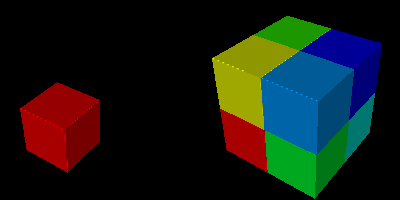

Here is the Python script that generated this plot:
#!/usr/bin/env python

# Extract 3D label boundaries using vtkSurfaceNets3D on two small labeled
# volumes: a single voxel and eight adjacent labeled voxels, displayed
# in two viewports.

# Factory overrides
import vtkmodules.vtkInteractionStyle  # noqa: F401
import vtkmodules.vtkRenderingOpenGL2  # noqa: F401

from vtkmodules.vtkCommonDataModel import vtkImageData
from vtkmodules.vtkFiltersCore import vtkSurfaceNets3D
from vtkmodules.vtkRenderingCore import (
    vtkActor,
    vtkPolyDataMapper,
    vtkRenderWindow,
    vtkRenderWindowInteractor,
    vtkRenderer,
)

VTK_SHORT = 4

# --- First volume: single labeled voxel ---
x_dim_1 = 3
y_dim_1 = 4
z_dim_1 = 5
slice_size_1 = x_dim_1 * y_dim_1

image_1 = vtkImageData()
image_1.SetDimensions(x_dim_1, y_dim_1, z_dim_1)
image_1.AllocateScalars(VTK_SHORT, 1)

scalars_1 = image_1.GetPointData().GetScalars()
scalars_1.Fill(0)

# Region 1: single labeled point
scalars_1.SetTuple1(1 + 1 * x_dim_1 + 1 * slice_size_1, 1)

# Surface nets on single voxel (no smoothing)
surface_nets_1 = vtkSurfaceNets3D()
surface_nets_1.SetInputData(image_1)
surface_nets_1.SetValue(0, 1)
surface_nets_1.GetSmoother().SetNumberOfIterations(0)
surface_nets_1.GetSmoother().SetRelaxationFactor(0.2)
surface_nets_1.GetSmoother().SetConstraintDistance(0.25)
surface_nets_1.Update()

mapper_1 = vtkPolyDataMapper()
mapper_1.SetInputConnection(surface_nets_1.GetOutputPort())
mapper_1.SetScalarModeToUseCellData()
mapper_1.SelectColorArray("BoundaryLabels")
mapper_1.SetScalarRange(1, 8)

actor_1 = vtkActor()
actor_1.SetMapper(mapper_1)
actor_1.GetProperty().SetInterpolationToFlat()

# --- Second volume: eight labeled voxels ---
x_dim_2 = 4
y_dim_2 = 5
z_dim_2 = 6
slice_size_2 = x_dim_2 * y_dim_2

image_2 = vtkImageData()
image_2.SetDimensions(x_dim_2, y_dim_2, z_dim_2)
image_2.AllocateScalars(VTK_SHORT, 1)

scalars_2 = image_2.GetPointData().GetScalars()
scalars_2.Fill(0)

# Eight adjacent regions
scalars_2.SetTuple1(1 + 1 * x_dim_2 + 1 * slice_size_2, 1)
scalars_2.SetTuple1(2 + 1 * x_dim_2 + 1 * slice_size_2, 2)
scalars_2.SetTuple1(1 + 2 * x_dim_2 + 1 * slice_size_2, 3)
scalars_2.SetTuple1(2 + 2 * x_dim_2 + 1 * slice_size_2, 4)
scalars_2.SetTuple1(1 + 1 * x_dim_2 + 2 * slice_size_2, 5)
scalars_2.SetTuple1(2 + 1 * x_dim_2 + 2 * slice_size_2, 6)
scalars_2.SetTuple1(1 + 2 * x_dim_2 + 2 * slice_size_2, 7)
scalars_2.SetTuple1(2 + 2 * x_dim_2 + 2 * slice_size_2, 8)

# Surface nets on eight voxels (no smoothing)
surface_nets_2 = vtkSurfaceNets3D()
surface_nets_2.SetInputData(image_2)
for i in range(8):
    surface_nets_2.SetValue(i, i + 1)
surface_nets_2.GetSmoother().SetNumberOfIterations(0)
surface_nets_2.GetSmoother().SetRelaxationFactor(0.2)
surface_nets_2.GetSmoother().SetConstraintDistance(0.25)
surface_nets_2.Update()

mapper_2 = vtkPolyDataMapper()
mapper_2.SetInputConnection(surface_nets_2.GetOutputPort())
mapper_2.SetScalarModeToUseCellData()
mapper_2.SelectColorArray("BoundaryLabels")
mapper_2.SetScalarRange(1, 8)

actor_2 = vtkActor()
actor_2.SetMapper(mapper_2)
actor_2.GetProperty().SetInterpolationToFlat()

# Two viewports
renderer_0 = vtkRenderer()
renderer_0.SetBackground(0, 0, 0)
renderer_0.SetViewport(0, 0, 0.5, 1)
renderer_0.AddActor(actor_1)

renderer_1 = vtkRenderer()
renderer_1.SetBackground(0, 0, 0)
renderer_1.SetViewport(0.5, 0, 1, 1)
renderer_1.AddActor(actor_2)

# Window
render_window = vtkRenderWindow()
render_window.AddRenderer(renderer_0)
render_window.AddRenderer(renderer_1)
render_window.SetSize(400, 200)
render_window.SetWindowName("surface nets3d test")

# Scene
camera = renderer_1.GetActiveCamera()
camera.SetPosition(-1, 0.9, 0.7)
camera.SetFocalPoint(0, 0, 0)
renderer_1.ResetCamera()
renderer_0.SetActiveCamera(camera)

# Interactor
interactor = vtkRenderWindowInteractor()
interactor.SetRenderWindow(render_window)

interactor.Initialize()
interactor.Start()
